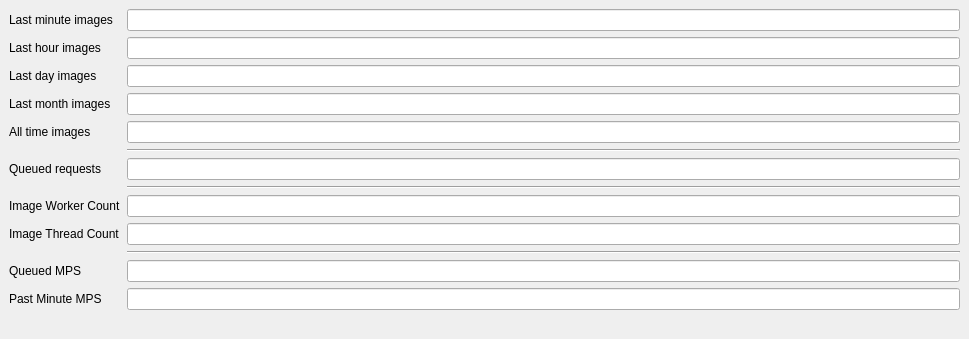
      <widget class="QWidget" name="Stats_Tab">
       <property name="sizePolicy">
        <sizepolicy hsizetype="Expanding" vsizetype="Expanding">
         <horstretch>0</horstretch>
         <verstretch>0</verstretch>
        </sizepolicy>
       </property>
       <attribute name="icon">
        <iconset theme="QIcon::ThemeIcon::HelpAbout"/>
       </attribute>
       <attribute name="title">
        <string>Horde Stats</string>
       </attribute>
       <widget class="QWidget" name="formLayoutWidget_3">
        <property name="geometry">
         <rect>
          <x>9</x>
          <y>9</y>
          <width>951</width>
          <height>321</height>
         </rect>
        </property>
        <layout class="QFormLayout" name="formLayout_5">
         <item row="0" column="0">
          <widget class="QLabel" name="lastMinuteImagesLabel">
           <property name="text">
            <string>Last minute images</string>
           </property>
          </widget>
         </item>
         <item row="0" column="1">
          <widget class="QLineEdit" name="lastMinuteImagesLineEdit">
           <property name="readOnly">
            <bool>true</bool>
           </property>
          </widget>
         </item>
         <item row="1" column="0">
          <widget class="QLabel" name="lastHourImagesLabel">
           <property name="text">
            <string>Last hour images</string>
           </property>
          </widget>
         </item>
         <item row="1" column="1">
          <widget class="QLineEdit" name="lastHourImagesLineEdit">
           <property name="readOnly">
            <bool>true</bool>
           </property>
          </widget>
         </item>
         <item row="2" column="0">
          <widget class="QLabel" name="lastDayImagesLabel">
           <property name="text">
            <string>Last day images</string>
           </property>
          </widget>
         </item>
         <item row="2" column="1">
          <widget class="QLineEdit" name="lastDayImagesLineEdit">
           <property name="readOnly">
            <bool>true</bool>
           </property>
          </widget>
         </item>
         <item row="3" column="0">
          <widget class="QLabel" name="lastMonthImagesLabel">
           <property name="text">
            <string>Last month images</string>
           </property>
          </widget>
         </item>
         <item row="3" column="1">
          <widget class="QLineEdit" name="lastMonthImagesLineEdit">
           <property name="readOnly">
            <bool>true</bool>
           </property>
          </widget>
         </item>
         <item row="4" column="0">
          <widget class="QLabel" name="allTimeImagesLabel">
           <property name="text">
            <string>All time images</string>
           </property>
          </widget>
         </item>
         <item row="4" column="1">
          <widget class="QLineEdit" name="allTimeImagesLineEdit">
           <property name="readOnly">
            <bool>true</bool>
           </property>
          </widget>
         </item>
         <item row="5" column="1">
          <widget class="Line" name="line_7">
           <property name="orientation">
            <enum>Qt::Orientation::Horizontal</enum>
           </property>
          </widget>
         </item>
         <item row="6" column="0">
          <widget class="QLabel" name="queuedRequestsLabel">
           <property name="text">
            <string>Queued requests</string>
           </property>
          </widget>
         </item>
         <item row="6" column="1">
          <widget class="QLineEdit" name="queuedRequestsLineEdit">
           <property name="readOnly">
            <bool>true</bool>
           </property>
          </widget>
         </item>
         <item row="7" column="1">
          <widget class="Line" name="line_8">
           <property name="orientation">
            <enum>Qt::Orientation::Horizontal</enum>
           </property>
          </widget>
         </item>
         <item row="8" column="0">
          <widget class="QLabel" name="workerCountLabel">
           <property name="text">
            <string>Image Worker Count</string>
           </property>
          </widget>
         </item>
         <item row="8" column="1">
          <widget class="QLineEdit" name="workerCountLineEdit">
           <property name="readOnly">
            <bool>true</bool>
           </property>
          </widget>
         </item>
         <item row="9" column="0">
          <widget class="QLabel" name="imageThreadCountLabel">
           <property name="text">
            <string>Image Thread Count</string>
           </property>
          </widget>
         </item>
         <item row="9" column="1">
          <widget class="QLineEdit" name="imageThreadCountLineEdit">
           <property name="readOnly">
            <bool>true</bool>
           </property>
          </widget>
         </item>
         <item row="10" column="1">
          <widget class="Line" name="line_9">
           <property name="orientation">
            <enum>Qt::Orientation::Horizontal</enum>
           </property>
          </widget>
         </item>
         <item row="11" column="0">
          <widget class="QLabel" name="queuedMPSLabel">
           <property name="text">
            <string>Queued MPS</string>
           </property>
          </widget>
         </item>
         <item row="11" column="1">
          <widget class="QLineEdit" name="queuedMPSLineEdit">
           <property name="readOnly">
            <bool>true</bool>
           </property>
          </widget>
         </item>
         <item row="13" column="0">
          <widget class="QLabel" name="pastMinuteMPSLabel">
           <property name="text">
            <string>Past Minute MPS</string>
           </property>
          </widget>
         </item>
         <item row="13" column="1">
          <widget class="QLineEdit" name="pastMinuteMPSLineEdit">
           <property name="readOnly">
            <bool>true</bool>
           </property>
          </widget>
         </item>
        </layout>
       </widget>
      </widget>
